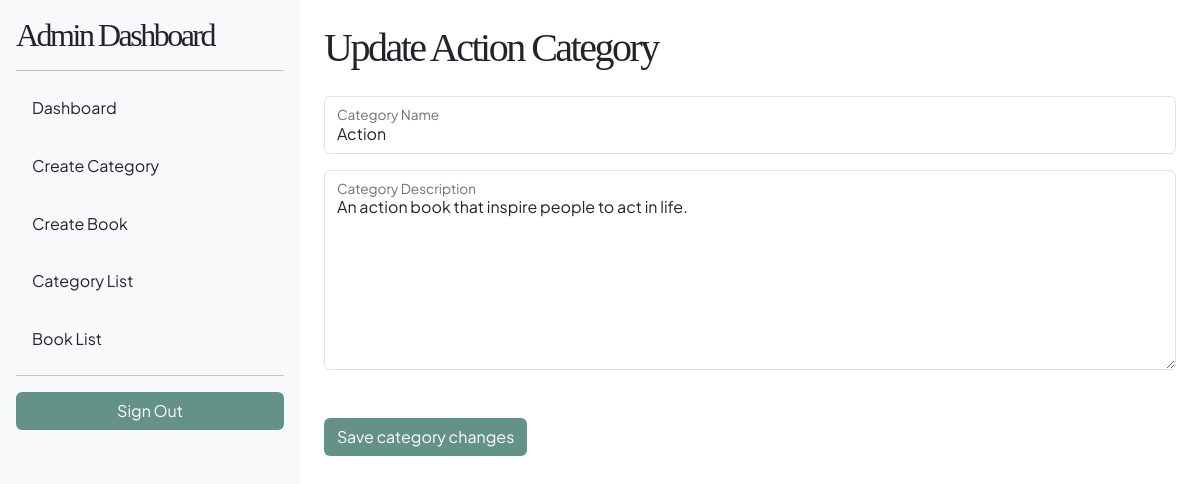
Page /views/admin/update_category.php?id=3 (signed in) on the committed database.
### tables this page shows
CREATE TABLE `categories` (
  `id` int(11) NOT NULL,
  `name` varchar(50) NOT NULL,
  `description` text NOT NULL
);

### views/admin/update_category.php (the view, shortened to what this page needs)
<?php
include("admin_controller.php");
$category_id = $_GET['id'];
$query = "SELECT * FROM categories WHERE id = $category_id";
$result = mysqli_query($conn, $query);
$data = mysqli_fetch_assoc($result);
?>
<!DOCTYPE html>
<html lang="en">
<head>
    <link href="https://cdn.jsdelivr.net/npm/bootstrap@5.3.3/dist/css/bootstrap.min.css" rel="stylesheet"
>
    <link rel="stylesheet" href="../../assets/css/style.css">
</head>
<body>
    <div class="container-fluid">
        <div class="row">
            <div class="col-md-3 d-none d-md-block bg-light p-3 sticky-top" style="height: 100vh;">
                <h2>Admin Dashboard</h2>
                <hr>
                <div class="my-auto">
                    <ul class="nav nav-pills flex-column">
                        <li class="nav-item mb-3">
                            <a href="dashboard.php" class="nav-link link-dark">Dashboard</a>
                        </li>
                        <li class="nav-item mb-3">
                            <a href="create_category.php" class="nav-link link-dark">Create Category</a>
                        </li>
                        <li class="nav-item mb-3">
                            <a href="create_book.php" class="nav-link link-dark">Create Book</a>
                        </li>
                        <li class="nav-item mb-3">
                            <a href="category_list.php" class="nav-link link-dark">Category List</a>
                        </li>
                        <li class="nav-item">
                            <a href="book_list.php" class="nav-link link-dark">Book List</a>
                        </li>
                    </ul>
                </div>
                <hr>
                <a href="../auth/logout.php" class="btn w-100">Sign Out</a>
            </div>
            <div class="col-md-9 p-4">
                <h1 class="mb-4">Update <?= $data['name'] ?> Category</h1>
                <form action="" method="POST">
                    <div class="form-floating mb-3">
                        <input type="text" class="form-control" id="floatingCategoryName" placeholder="Category Name"
                            name="name" value="<?= $data['name'] ?>">
                        <label for="floatingCategoryName">Category Name</label>
                    </div>
                    <div class="form-floating mb-5">
                        <textarea class="form-control" placeholder="Category Description" id="floatingDescription"
                            style="height: 200px" name="description"><?= $data['description'] ?></textarea>
                        <label for="floatingDescription">Category Description</label>
                    </div>
                    <button type="submit" class="btn" name="btn">Save category changes</button>
                </form>
            </div>
            <link href='https://unpkg.com/boxicons@2.1.4/css/boxicons.min.css' rel='stylesheet'>
</body>
</html>

### assets/css/style.css (style rules this page uses)
h1, h2, h3, h4, h5, h6 { font-family: "Times Newer Roman"; letter-spacing: -2.5px; }
body, p, li { font-family: "Plus Jakarta Sans"; }
:root { --clr-primary: #659287; --clr-secondary: #b1c29e; --clr-tertiary: #ffe6a9; --clr-accent: #f0eee2; }
.btn { background-color: var(--clr-primary); color: #fff; }
body { overflow-x: hidden; line-height: 1.6; }

### rows in the picture
categories: name "Action", description "An action book that inspire people to act in life."
